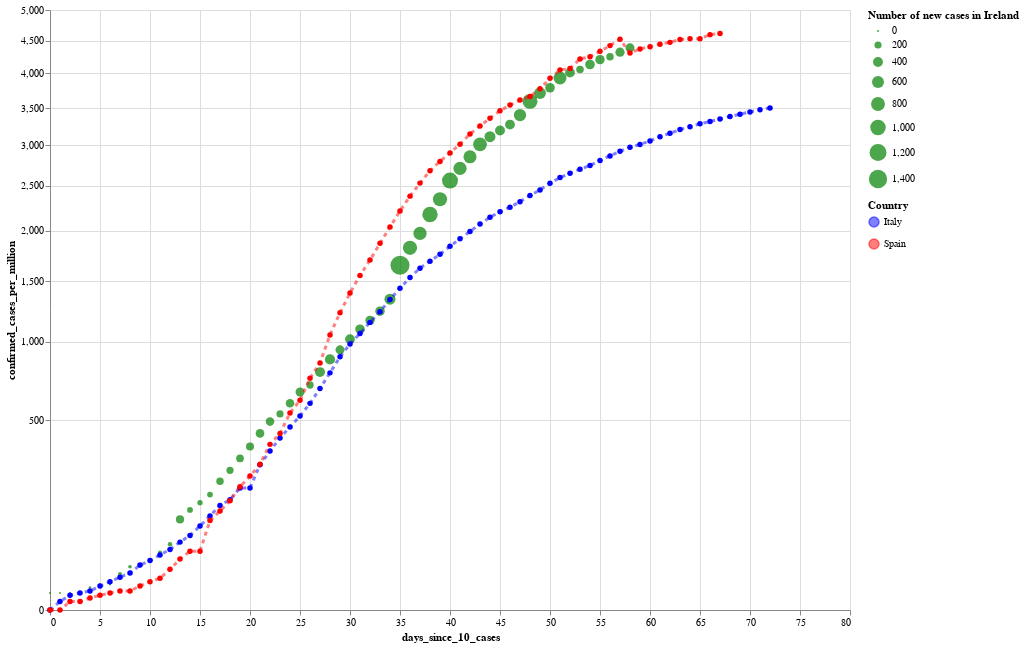

Notebook code for this chart:
### Code cell
#hide_input

alt.layer(cases_per_million_ie_plot, cases_per_million_it_plot, cases_per_million_es_plot).properties(
    width=800, height=600
).resolve_scale(
    color='independent',
    shape='independent'
)
